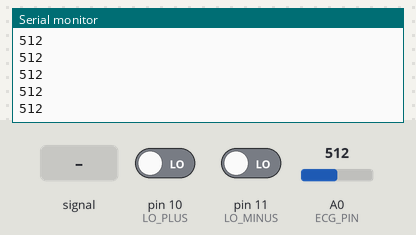
This sketch was run on a simulated Arduino Uno, built with avr-gcc and run on an emulated ATmega328P. Shown: the last lines printed to the serial monitor. The inputs (shaded band) are chosen by the test bench; at power-on: A0 (ECG_PIN) = 512, pin 10 (LO_PLUS) LOW, pin 11 (LO_MINUS) LOW.

Above: at 1.2 s.
1.3 s: A0 (ECG_PIN) fed a 200 Hz sine of ±81 counts around its level
At 2.3 s:
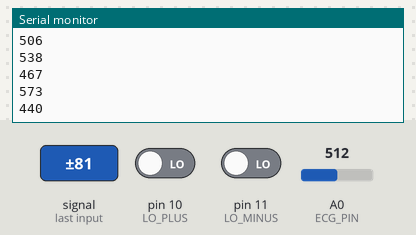
2.8 s: A0 (ECG_PIN) set to 716
At 3.5 s:
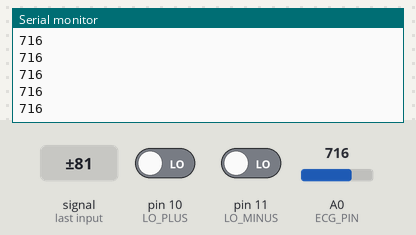
4.3 s: pin 10 (LO_PLUS) driven HIGH
Timing chart, 0 to 5.6 s (numbered marks = the images above; inputs shaded):
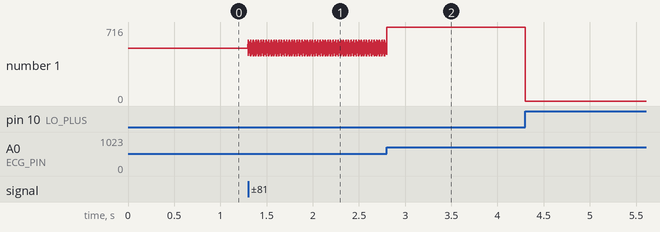

Measured:
- after the input at 1.3 s, the serial monitor: prints a new line at once (image 1)
- plotted number 1: 512 → 446 after the input at 1.3 s

The sketch:

ECG_test1.ino
```cpp
const int ECG_PIN = A0;
const int LO_PLUS = 10;
const int LO_MINUS = 11;

void setup() {
  Serial.begin(115200);

  pinMode(LO_PLUS, INPUT);
  pinMode(LO_MINUS, INPUT);
}

void loop() {

  if (digitalRead(LO_PLUS) == 1 || digitalRead(LO_MINUS) == 1) {
    Serial.println(0);
  }
  else {
    int ecgValue = analogRead(ECG_PIN);
    Serial.println(ecgValue);
  }

  delay(2);   // approximately 500 samples/second
}
```
